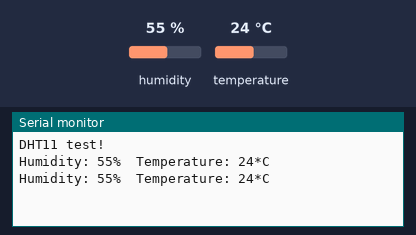
Bench run of a sketch on a simulated Arduino Uno, built with avr-gcc and run on an emulated ATmega328P. Parts: the last lines printed to the serial monitor. Wiring (inferred from the names in the program): DHT11 sensor: data pin 19. Inputs (shaded band) come from the test bench; at power-on: humidity 55 %, temperature 24 °C.

Above: at 5.3 s.
5.4 s: humidity set to 22 %
At 7.8 s:
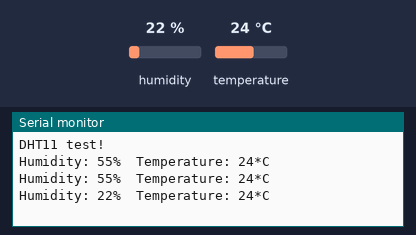
8.8 s: temperature set to 12 °C
At 9.8 s:
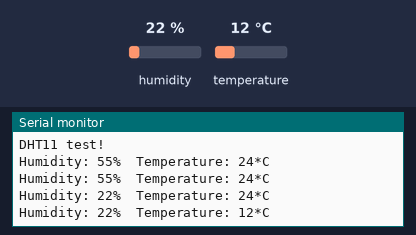
12.2 s: humidity set to 40 %
At 15.0 s:
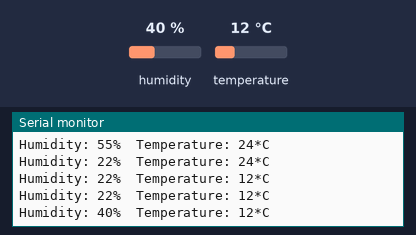
Timing chart, 0 to 16.5 s (numbered marks = the images above; inputs shaded):
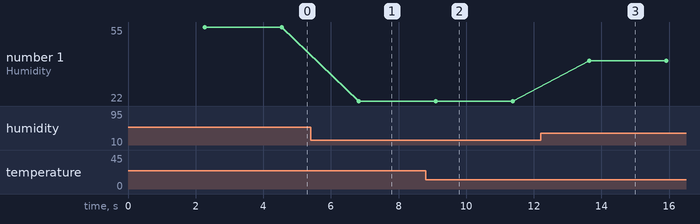

Measured:
- after the input at 5.4 s, the serial monitor: prints a new line after 1.4 s (image 1)
- after the input at 8.8 s, the serial monitor: prints a new line after 0.30 s (image 2)
- after the input at 12.2 s, the serial monitor: prints a new line after 1.4 s (image 3)
- plotted number 1: 55 → 22 after the input at 5.4 s, 22 → 40 after the input at 12.2 s

The sketch:

nano_dht11.ino
```cpp
#include "DHT.h"
#define DHTPIN 19
#define DHTTYPE DHT11

DHT dht(DHTPIN, DHTTYPE); // Initialize DHT sensor

void setup() {
  Serial.begin(9600);
  Serial.println("DHT11 test!");
  dht.begin();
  }

void loop() {
  delay(2000);
  float fh = dht.readHumidity();
  int h = (int) fh;
  float ft = dht.readTemperature();
  int t = (int) ft;
  if (isnan(h) || isnan(t)) {
    Serial.println("Failed to read from DHT sensor!");
    return;
    }
  Serial.print("Humidity: ");
  Serial.print(h);
  Serial.print("%\t");
  Serial.print("Temperature: ");
  Serial.print(t);
  Serial.println("*C\t");
}
```
